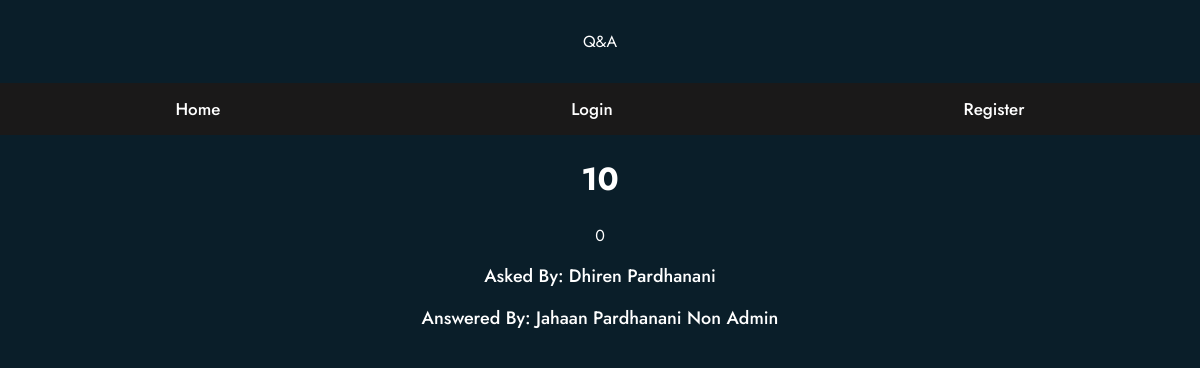
The page /question/114 on the database its author committed.
### tables this page shows
CREATE TABLE questions(
    id integer primary key autoincrement,
    question_text text not null,
    answer_text text,
    asked_by_id integer not null,
    expert_id integer not null
);

CREATE TABLE users(
    id integer primary key autoincrement,
    name_text text not null,
    password_text text not null,
    expert_boolean boolean not null,
    admin_boolean boolean not null
);

### app.py (the view)
@app.route("/question/<question_id>")
def question(question_id):
    user = get_current_user()
    db = get_db()
    print("question", question_id)
    question_cur = db.execute(
        "select questions.question_text, questions.answer_text, askers.name_text as asker_name, experts.name_text as expert_name from questions join users as askers on askers.id = questions.asked_by_id join users as experts on experts.id = questions.expert_id where questions.id = ? ", [question_id])
    question = question_cur.fetchone()
    print(question)
    return render_template("question.html", user=user, question=question)

### app.py (called while the page is built)
def get_current_user():
    user_result = None
    if "user" in session:
        user = session["user"]
        db = get_db()
        user_cur = db.execute(
            "select id, name_text, password_text, expert_boolean, admin_boolean from users where name_text = ?", [user])
        user_result = user_cur.fetchone()
    return user_result

### database.py (called while the page is built)
def connect_db():
    sql = sqlite3.connect(
        "/Users/jahaan/OneDrive/Programming/webapp/Forum/questions.db")
    print("True")
    sql.row_factory = sqlite3.Row
    return sql

def get_db():
    if not hasattr(g, "sqlite_db"):
        g.sqlite_db = connect_db()
    return g.sqlite_db

### templates/question.html (shortened to what this page needs)
<!DOCTYPE html>
<html lang="en">
  <head>
    <link rel="stylesheet" href="/static/style.css">
  </head>
  <body>
    <div class="header">Q&A</div>
    <ul id="navbar">
      <li><a href="/">Home</a></li>
      {% if not user %}
      <li><a href="/login">Login</a></li>
      <li><a href="/register">Register</a></li>
      {% endif %}
    </ul>
        <h1>{{ question['question_text'] }}</h1>
        <p>{{ question['answer_text'] }}</p>
        <p><a>Asked By: {{ question['asker_name'] }}</a></p>
        <p><a>Answered By: {{ question['expert_name'] }}</a></p>
  </body>
</html>

### static/style.css (style rules this page uses)
.header { box-shadow: 5px solid #1a1919; padding: 30px; text-align: center; }
#navbar { overflow: hidden; background-color: #1a1919; font-family: 'Jost', sans-serif; }
#navbar a { float: left; display: block; text-align: center; padding: 14px 16px; text-decoration: none; font-size: 17px; }
body { background-color: #0a1e29; padding: 0; margin: 0; color: #fff; text-align: center; font-family: 'Jost', sans-serif; }
ul { list-style-type: none; margin: 0; padding: 0; display: flex; align-items: center; flex-direction: row; justify-content: space-around; font-family: 'Jost', sans-serif; }
li { position: relative; padding: 0 20px; height: 100%; display: flex; font-family: 'Jost', sans-serif; }
a { z-index: 1; color: white; text-decoration: none; font-family: 'Jost', sans-serif; font-weight: 500; font-size: 18px; padding: 10px 5px; }
li:before { content: ""; position: absolute; height: 33.33%; width: 0; background-color: #0d7cff; right: 0; z-index: 0; top: 33.33%; transition: all 0.5s; }
li:after { content: ""; position: absolute; height: 33.33%; width: 0; background-color: #0d7cff; left: 0; z-index: 0; bottom: 0; transition: all 0.5s; }
a:before { position: absolute; content: ""; height: 33.33%; width: 0; background-color: #0d7cff; bottom: 66.66%; left: 0; transition: all 0.5s; }

### rows shown on the page
questions: question_text "10", answer_text "0"
users: asker_name "Dhiren Pardhanani"
users: expert_name "Jahaan Pardhanani Non Admin"
